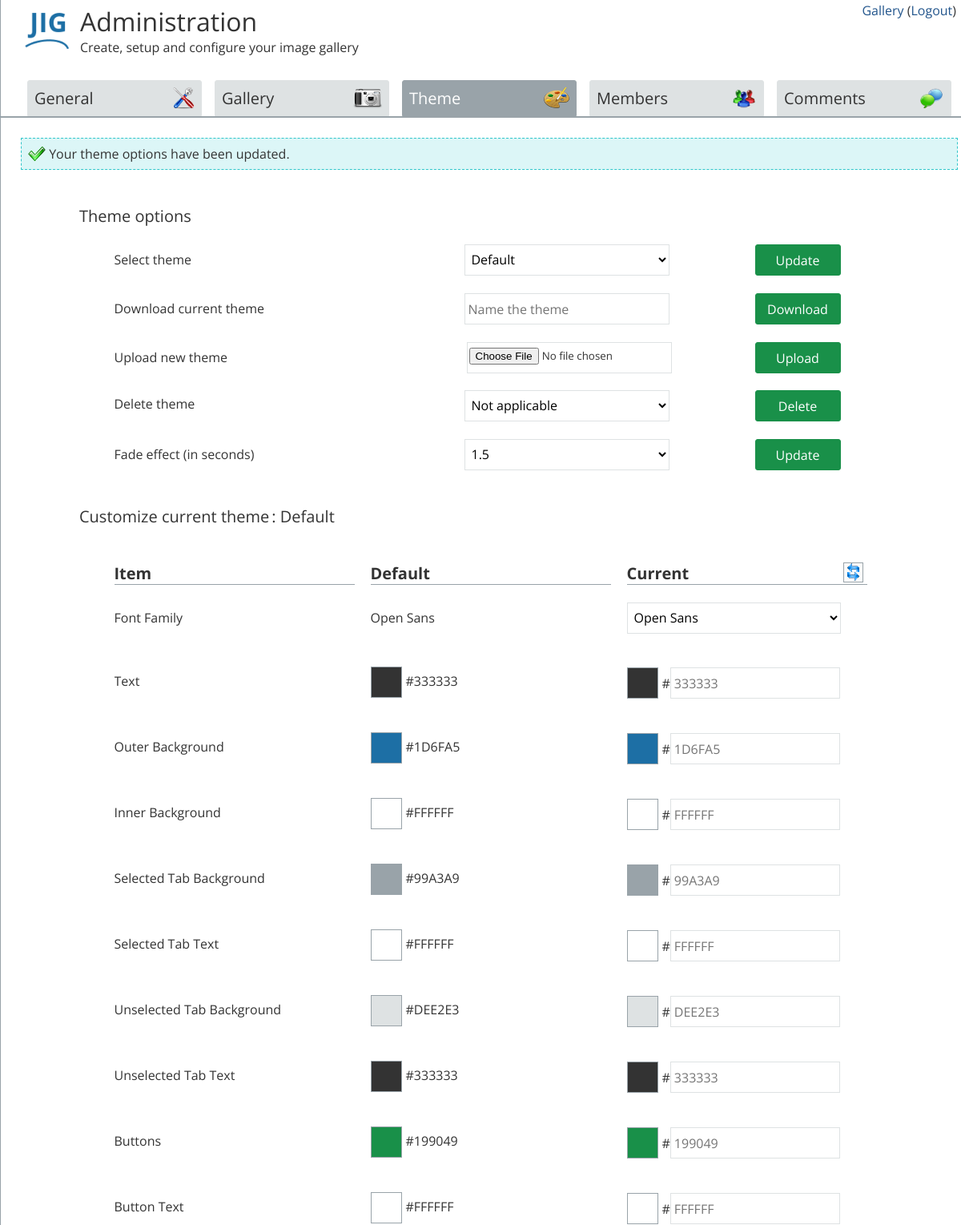
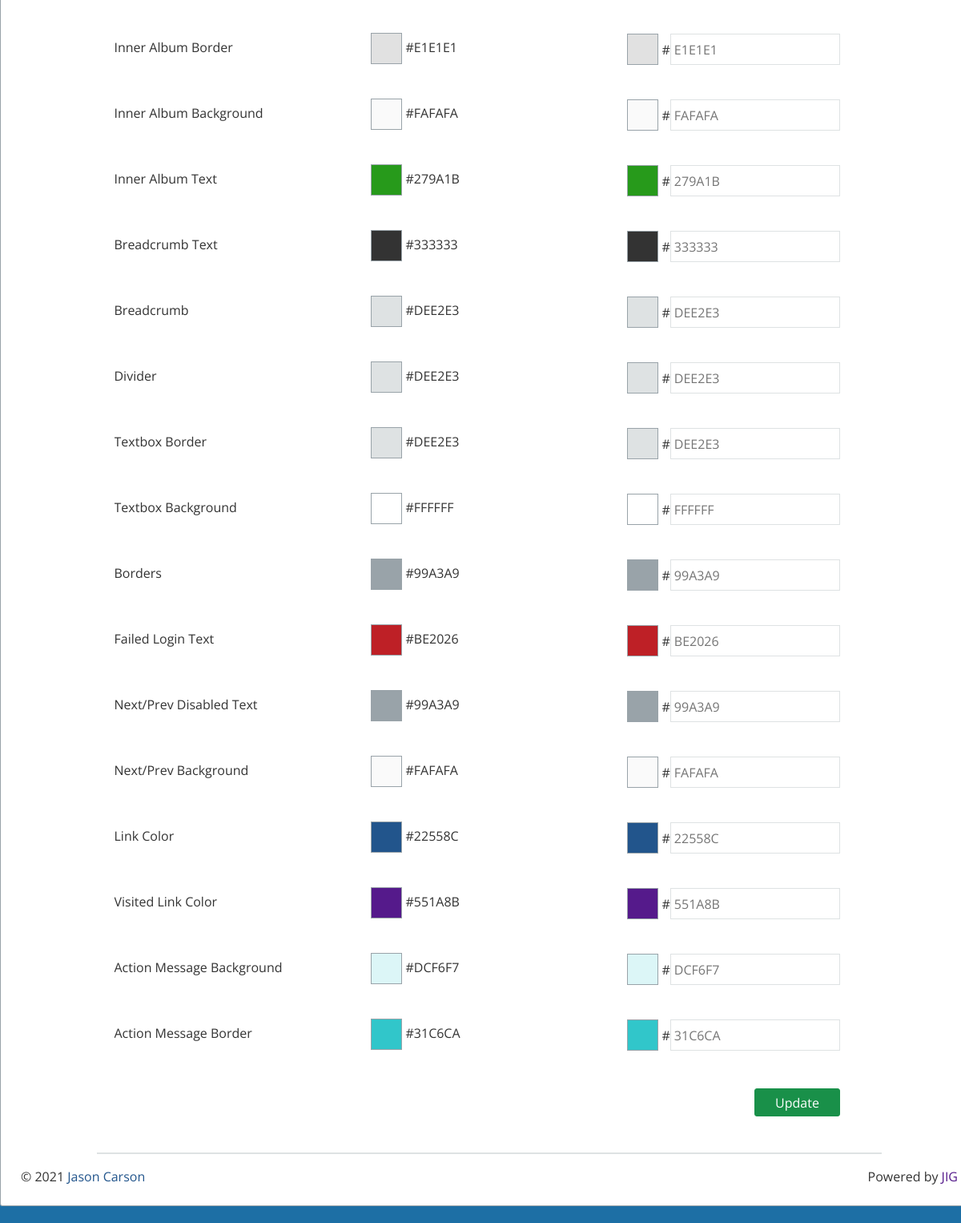
The page /admin/index.php?menu=theme&updated=successfully (signed in) on the database its author committed (2 pictures, top to bottom).
### tables this page shows
CREATE TABLE general ( 
	title varchar(100) NOT NULL, 
	subtitle varchar(250) NOT NULL,
	language varchar (50) NOT NULL,
	numpage int (5) NOT NULL,
	picpage int (5) NOT NULL,
	hideinfo varchar (5) NOT NUll,
	comments varchar (10) NOT NULL,
	commentorder varchar (10) NOT NULL,
	recaptcha varchar (10) NOT NULL,
	sitekey varchar (50) NOT NULL,
	secretkey varchar (50) NOT NULL,
	watermark varchar (10) NOT NULL,
	wmposition varchar (25) NOT NUll,
	textwatermark varchar (100) NOT NULL,
	wmtextcolor varchar (10) NOT NULL,
	imagewatermark varchar (100)  NOT NULL,
	apdorder varchar (10) NOT NULL,
	contactform varchar (5) NOT NULL,
	branding varchar (5) NOT NULL,
	notifyanon varchar (5) NOT NULL,
	fadeeffect varchar (5) NOT NULL
);

CREATE TABLE theme (
	name varchar (50) NOT NULL,
	item varchar(25) NOT NULL,
	defaults varchar(25) NOT NULL,
	current varchar(25) NOT NULL,
	inuse varchar(5) NOT NULL
);

### languages/english.php (called while the page is built, shortened)
<?php
$button2 = "Update";
$notice26 = "Your theme options have been updated.";
$themeitem = "Item";
$themedefault = "Default";
$themecurrent = "Current";
$ult = "Upload new theme";
$dlt = "Download current theme";
$delt = "Delete theme";
$selecttheme = "Select theme";
$gian = "Name the theme";
$cct = "Customize current theme";
$to ="Theme options";
$upbutton = "Upload";
$downbutton = "Download";
$deltheme = "Delete";
$na = "Not applicable";
$resettheme = "Reset the theme to its default values";
$fontfam = "Font Family";
$textcolor = "Text";
$obc = "Outer Background";
$ibc = "Inner Background";
$st = "Selected Tab Background";
$stt = "Selected Tab Text";
$ust = "Unselected Tab Background";
$ustt = "Unselected Tab Text";
$but = "Buttons";
$butt = "Button Text";
$iab = "Inner Album Border";
$abc = "Inner Album Background";
$at = "Inner Album Text";
$bt = "Breadcrumb Text";
$bread = "Breadcrumb";
$divider = "Divider";
$boxborder = "Textbox Border";
$boxbg = "Textbox Background";
$borders = "Borders";
$flt = "Failed Login Text";
$npdt = "Next/Prev Disabled Text";
$npbg = "Next/Prev Background";
$lc = "Link Color";
$vlc = "Visited Link Color";
$sfbg = "Action Message Background";
$sfb = "Action Message Border";
$fadeeffect = "Fade effect (in seconds)";
?>

### admin/theme.php (the view, shortened to what this page needs)
<?php
include ('../config.php');
$sql1 = "SELECT username FROM members LIMIT 1";
	$result1 = mysqli_query($dbconnect, $sql1);
	$row1 = mysqli_fetch_row($result1);
	$adminusername =  $row1[0];
$stmt1 = $dbconnect -> prepare("SELECT password FROM members WHERE username = '$adminusername'");
$stmt1 -> bind_param('s', $adminusername);
$stmt1 -> execute();
$stmt1 -> store_result();
$stmt1 -> bind_result($adminpassword);
if  ($_SESSION['ausername'] == $adminusername && $_SESSION['apassword'] == $adminpassword) {
?>
<div class="options">
<?php
	$update = $_GET["updated"];
	if ($update == "successfully") {
		echo "<div class=\"success\"><img class=\"checkmark\" src=\"../images/system/checkmark.png\">  $notice26 </div><br />";
	}
?>
<br>
<div class="aswrapper fade">
	<div class="iaswrapper">
		<div><span class="boxhead"><?php echo $to; ?></span></div>
		<br>
		<div class="twrapper">
			<form action="changetheme.php" method="post">
			<div class="seltheme"><?php echo $selecttheme; ?></div>
			<div class="seltheme2">
<select name="theme" class="todd">
<?php
	$sql1 = "SELECT DISTINCT name FROM theme WHERE inuse = 'yes'";
	$result1 = mysqli_query($dbconnect, $sql1);
	$row1 = mysqli_fetch_row($result1);
		$themename = $row1[0];
		echo "<option value=\"$themename\">$themename</option>";
?>
</select> &nbsp; <input type="submit" class="themebutton2" name="changetheme" value="<?php echo $button2; ?>">
<br><br>
			</div>
			</form>
	<form action="dlt.php" method="post">
		<div class="seltheme"><?php echo $dlt; ?></div>
		<div class="seltheme2">
			<input name="downloadtheme" type="text" class="textbox3" placeholder="<?php echo $gian; ?>" required>
			<input type="submit" class="themebutton2" name="downtheme" value="<?php echo $downbutton; ?>">
		<br><br>
		</div>
	</form>
	<form action="ult.php" method="post" multipart="" enctype="multipart/form-data">
		<div class="seltheme"><?php echo $ult; ?></div>
		<div class="seltheme2">
			<input type="file" name="uploadtheme[]" class="upbox" placeholder="" required>
			<input type="submit" class="uploadthemebutton" name="upthemebutton" value="<?php echo $upbutton; ?>">
		<br><br>
		</div>
	</form>
	<form action="deltheme.php" method="post">
		<div class="seltheme3"><?php echo $delt; ?></div>
			<div class="seltheme4">
				<select name="name" class="todd">
<?php
	if ($name == "") {
		echo "<option value=\"na\">$na</option>";
	}
?>
				</select> &nbsp; <input type="submit" class="themebutton2" name="deletetheme" value="<?php echo $deltheme; ?>">
		<br><br>
		</div>
	</form>
<form action="upfade.php" method="post">
			<div class="seltheme"><?php echo $fadeeffect; ?></div>
			<div class="seltheme2">
<select name="fade" class="todd">
<?php
	$sql9 = "SELECT fadeeffect FROM general";
	$result9 = mysqli_query($dbconnect, $sql9);
	$row9 = mysqli_fetch_row($result9);
		$timer = $row9[0];
		echo "<option value=\"$timer\">"; if ($timer == 0) { echo $fadeoff; } else { echo $timer; } echo "</option>";
?>
</select> &nbsp; <input type="submit" class="themebutton2" name="changetheme" value="<?php echo $button2; ?>">
<br><br><br>
			</div>
			</form>
</div>
<div>
	<span class="boxhead"><?php echo $cct; ?></span><span class="boxhead">:
<?php
	$sql3 = "SELECT * FROM theme WHERE item = 'FontFamily' AND inuse = 'yes'";
    $result3 = mysqli_query($dbconnect, $sql3);
    while ($list3 = mysqli_fetch_array($result3)) {
	echo $list3['name'];
}
?>
	</span>
</div>
<div>&nbsp;</div>
<div>&nbsp;</div>
<div class="twrapper">
	<div class="itemtitle"><?php echo $themeitem; ?></div>
	<div class="defaulttitle"><?php echo $themedefault; ?></div>
	<div class="currenttitle"><form method="post" action="updatetheme.php"><input class="resetthemebutton" type="submit" value=" " name="reset" title="<?php echo $resettheme; ?>"></form><?php echo $themecurrent; ?></div>
	<form action="updatetheme.php" method="post">
	<?php
	$sql4 = "SELECT defaults,current FROM theme WHERE item = 'FontFamily' AND inuse = 'yes'";
    $result4 = mysqli_query($dbconnect, $sql4);
    $row4 = mysqli_fetch_array($result4);
    	$defaultfont = $row4[0];
    	$currentfont = $row4[1];
    ?>
	<div class="fontitem"><?php echo "$fontfam"; ?></div> <div class="fontdefault"><?php echo $defaultfont; ?></div> <div class="fontcurrent">
	<select name="FontFamily" class="fontfamily" onchange="this.form.submit()">
	<?php
	echo "<option value=\"$currentfont\">$currentfont</option>";
?>
	</select>
</div>
<?php
	$sql5 = "SELECT * FROM theme WHERE item != 'FontFamily' and inuse = 'yes'";
    $result5 = mysqli_query($dbconnect, $sql5);
    while ($list5 = mysqli_fetch_array($result5)) {
    	$item = $list5['item'];
    	echo "<div class=\"item\">";
    	if ($item == "FontColor") {
    		echo $textcolor;
    	}
    	if ($item == "OuterBackgroundColor") {
    		echo $obc;
    	}
    	if ($item == "InnerBackgroundColor") {
    		echo $ibc;
    	}
    	if ($item == "SelectedTab") {
    		echo $st;
    	}
    	if ($item == "SelectedTabFontColor") {
    		echo $stt;
    	}
    	if ($item == "UnselectedTab") {
    		echo $ust;
    	}
    	if ($item == "UnselectedTabFontColor") {
    		echo $ustt;
    	}
    	if ($item == "Buttons") {
    		echo $but;
    	}
    	if ($item == "ButtonTextColor") {
    		echo $butt;
    	}
    	if ($item == "InnerAlbumBorder") {
    		echo $iab;
    	}
    	if ($item == "AlbumBackgroundColor") {
    		echo $abc;
    	}
    	if ($item == "AlbumFontColor") {
    		echo $at;
    	}
    	if ($item == "BreadcrumbFontColor") {
    		echo $bt;
    	}
    	if ($item == "Breadcrumb") {
    		echo $bread;
    	}
    	if ($item == "Divider") {
    		echo $divider;
    	}
    	if ($item == "TextboxBorder") {
    		echo $boxborder;
    	}
    	if ($item == "TextboxBackground") {
    		echo $boxbg;
    	}
		if ($item == "Borders") {
    		echo $borders;
    	}
    	if ($item == "FailedLoginTextColor") {
    		echo $flt;
    	}
    	if ($item == "NextPrevDisabledText") {
    		echo $npdt;
    	}
		if ($item == "NextPrevBackground") {
    		echo $npbg;
    	}
		if ($item == "DefaultLinkColor") {
    		echo $lc;
    	}
		if ($item == "VisitedLinkColor") {
    		echo $vlc;
    	}
		if ($item == "SuccessFailureBackground") {
    		echo $sfbg;
    	}
		if ($item == "SuccessFailureBorder") {
    		echo $sfb;
    	}
    	echo "</div>";
    	$defaultcolor = $list5['defaults'];
    	$currentcolor = $list5['current'];
    	echo "<div class=\"default\">#"; echo $defaultcolor; echo "<div class=\"defcolpreview\" style=\"background-color: #$defaultcolor;\"></div></div>";
    	echo "<div class=\"current\"><div class=\"curcolpreview\" style=\"background-color: #$currentcolor;\"></div>#<input name=\""; echo $list5['item']; echo "\" type=\"text\" class=\"textbox2\" placeholder=\""; echo $currentcolor;
    	echo "\"></input></div>";
  	}
?>
			</div>
		</div>
<input type="submit" class="themebutton" name="updatetheme" value="<?php echo $button2; ?>">
	</div>
</div>
<br><br>
<?php
}
?>

### rows shown on the page
general: fade "1.5"
theme: name "Default", defaults "Open Sans", FontFamily "Open Sans"
theme: defaults "333333", FontColor "333333"
theme: defaults "1D6FA5", OuterBackgroundColor "1D6FA5"
theme: defaults "FFFFFF", InnerBackgroundColor "FFFFFF"
theme: defaults "99A3A9", SelectedTab "99A3A9"
theme: defaults "FFFFFF", SelectedTabFontColor "FFFFFF"
theme: defaults "DEE2E3", UnselectedTab "DEE2E3"
theme: defaults "333333", UnselectedTabFontColor "333333"
theme: defaults "199049", Buttons "199049"
theme: defaults "FFFFFF", ButtonTextColor "FFFFFF"
theme: defaults "E1E1E1", InnerAlbumBorder "E1E1E1"
theme: defaults "FAFAFA", AlbumBackgroundColor "FAFAFA"
theme: defaults "279A1B", AlbumFontColor "279A1B"
theme: defaults "333333", BreadcrumbFontColor "333333"
theme: defaults "DEE2E3", Breadcrumb "DEE2E3"
theme: defaults "DEE2E3", Divider "DEE2E3"
theme: defaults "DEE2E3", TextboxBorder "DEE2E3"
theme: defaults "FFFFFF", TextboxBackground "FFFFFF"
theme: defaults "99A3A9", Borders "99A3A9"
theme: defaults "BE2026", FailedLoginTextColor "BE2026"
theme: defaults "99A3A9", NextPrevDisabledText "99A3A9"
theme: defaults "FAFAFA", NextPrevBackground "FAFAFA"
theme: defaults "22558C", DefaultLinkColor "22558C"
theme: defaults "551A8B", VisitedLinkColor "551A8B"
theme: defaults "DCF6F7", SuccessFailureBackground "DCF6F7"
theme: defaults "31C6CA", SuccessFailureBorder "31C6CA"

### other values the page prints
$glink "Gallery"
$logout "Logout"
$atitle "Administration"
$asubtitle "Create, setup and configure your image gallery"
$tab1 "General"
$tab2 "Gallery"
$tab3 "Theme"
$tab4 "Members"
$tab5 "Comments"
$notice26 "Your theme options have been updated."
$to "Theme options"
$selecttheme "Select theme"
$dlt "Download current theme"
$ult "Upload new theme"
$delt "Delete theme"
